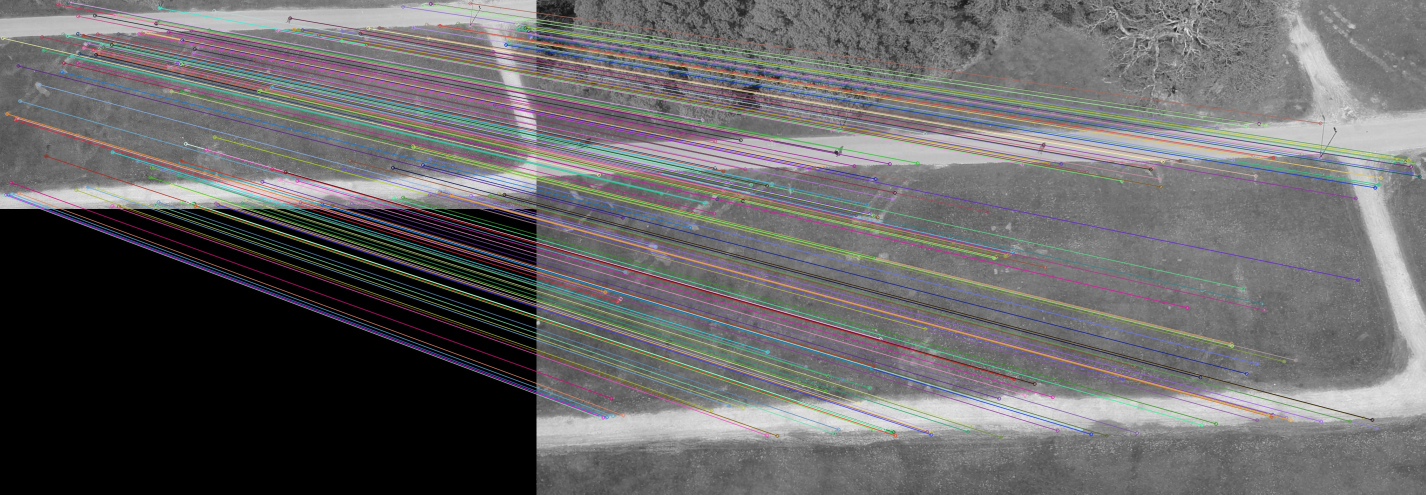
#> input picture common_sift_matching.jpg, 2851 x 989 px, given in place of the camera (shown at 1/2 size)
$ python basic_tracking.py   (older library calls are emulated)
#> lines starting #> are read from the running program, lines starting #| are printed output that depends on the picture
import cv2
import numpy as np
import imutils

capture = cv2.VideoCapture(1) # real_drone_feed.mp4

# cv2.namedWindow('main', cv2.WINDOW_NORMAL)
first_frame = None
frame_count = 0
while capture.isOpened():
    ret, frame_c = capture.read()
#> frame_c is the input picture: shape (989, 2851, 3); mean B, G, R 103, 102.1, 103.4
    frame_c = cv2.resize(frame_c, (300,300))
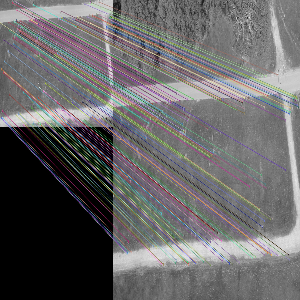
#> frame_c: shape (300, 300, 3); mean B, G, R 102.9, 102, 103.3
    frame = cv2.cvtColor(frame_c, cv2.COLOR_BGR2GRAY)
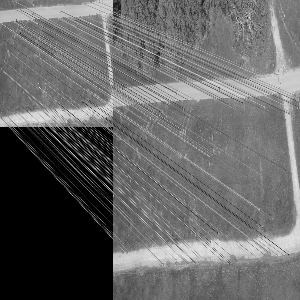
#> frame: shape (300, 300); min 0, max 234, mean 102.5
    frame = cv2.GaussianBlur(frame, (35,35),0)
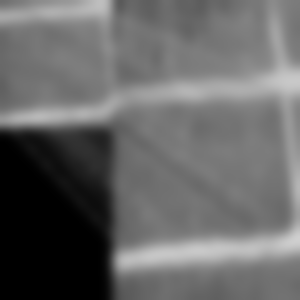
#> frame: shape (300, 300); min 0, max 207, mean 102.5

    cv2.imshow('Feed (Gray)', frame)

    if frame_count % 100 == 0 or first_frame is None:
        first_frame = frame

    frame_delta = cv2.absdiff(first_frame, frame)
#> frame_delta: shape (300, 300); every value is 0
    cv2.imshow('Frame delta', frame_delta)

    threshold = cv2.threshold(frame_delta, 25, 255, cv2.THRESH_BINARY)[1]
    threshold = cv2.dilate(threshold, None, iterations=2) #dilate the image to fill holes
    cv2.imshow('Threshold', threshold)

    contours = cv2.findContours(threshold.copy(), cv2.RETR_EXTERNAL, cv2.CHAIN_APPROX_SIMPLE)
#> contours = 0 contours
    contours = contours[0] if imutils.is_cv2() else contours[1]
#> contours = []

    for cnt in contours:
        if cv2.contourArea(cnt) < 500:
            continue
        (x,y,w,h) = cv2.boundingRect(cnt)
        cv2.rectangle(frame_c, (x,y), (x+w,y+h), (0,255,0), 2)
#> this loop made 0 passes

    cv2.imshow("Tracking",frame_c)

    frame_count += 1

    if cv2.waitKey(1) & 0xFF == ord('q'):
#> (key q is pressed here)
        break

# out.release()
capture.release()
cv2.destroyAllWindows()

$ run again, on real_target_common.jpg
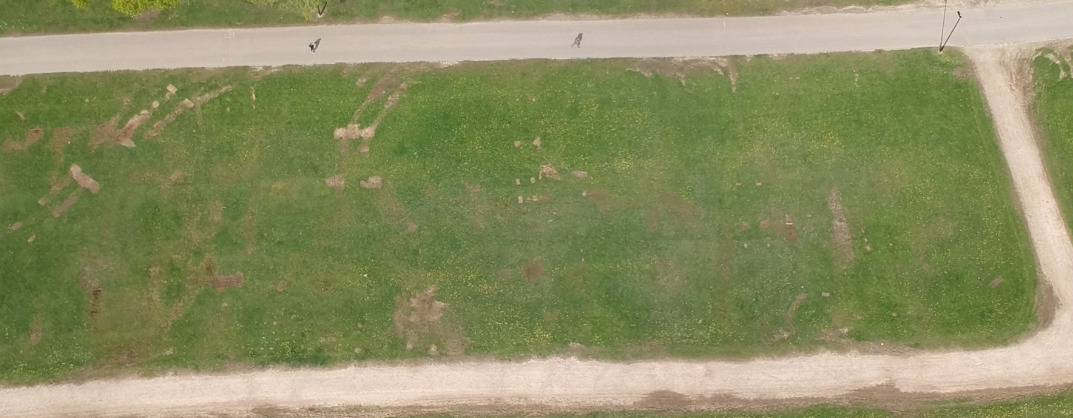
#> input picture real_target_common.jpg, 1073 x 418 px, given in place of the camera
#> frame_c is the input picture: shape (418, 1073, 3); mean B, G, R 97.7, 141.2, 137.8
#> `frame_c = cv2.resize(frame_c, (300,300))`:
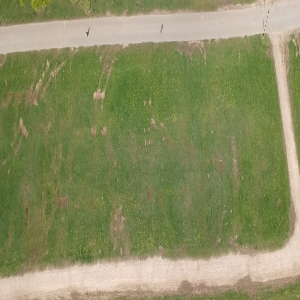
#> frame_c: shape (300, 300, 3); mean B, G, R 97.5, 141.1, 137.7
#> `frame = cv2.GaussianBlur(frame, (35,35),0)`:
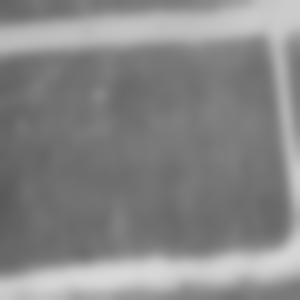
#> frame: shape (300, 300); min 89, max 216, mean 135.1
#> frame_delta: shape (300, 300); every value is 0
#> `contours = cv2.findContours(threshold.copy(), cv2.RETR_EXTERNAL, cv2.C..`: contours = 0 contours
#> `contours = contours[0] if imutils.is_cv2() else contours[1]`: contours = []

$ run again, on fake_target.png
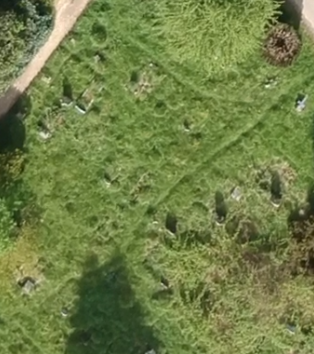
#> input picture fake_target.png, 314 x 354 px, given in place of the camera
#> frame_c is the input picture: shape (354, 314, 3); mean B, G, R 71.4, 127.5, 112.6
#> `frame_c = cv2.resize(frame_c, (300,300))`:
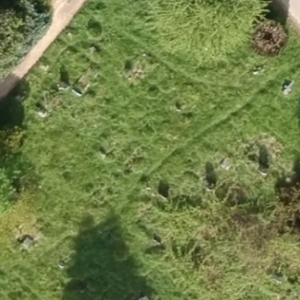
#> frame_c: shape (300, 300, 3); mean B, G, R 71.3, 127.4, 112.4
#> `frame = cv2.GaussianBlur(frame, (35,35),0)`:
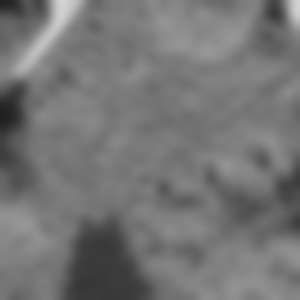
#> frame: shape (300, 300); min 32, max 210, mean 116.5
#> frame_delta: shape (300, 300); every value is 0
#> `contours = cv2.findContours(threshold.copy(), cv2.RETR_EXTERNAL, cv2.C..`: contours = 0 contours
#> `contours = contours[0] if imutils.is_cv2() else contours[1]`: contours = []

$ run again, on landing_scene_common.png
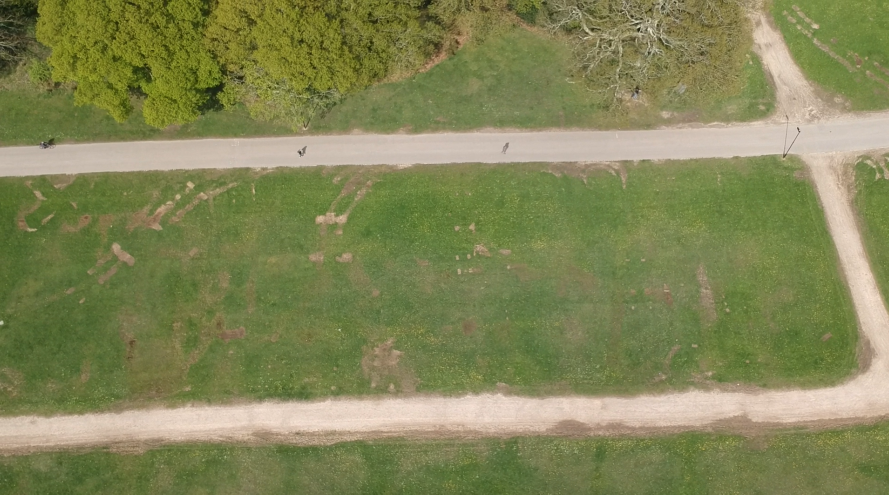
#> input picture landing_scene_common.png, 1778 x 989 px, given in place of the camera (shown at 1/2 size)
#> frame_c is the input picture: shape (989, 1778, 3); mean B, G, R 86.2, 133.6, 129.9
#> `frame_c = cv2.resize(frame_c, (300,300))`:
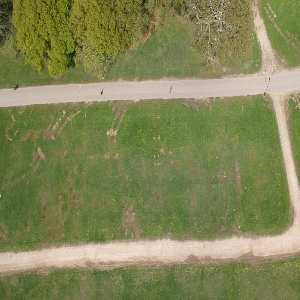
#> frame_c: shape (300, 300, 3); mean B, G, R 86.1, 133.5, 129.8
#> `frame = cv2.GaussianBlur(frame, (35,35),0)`:
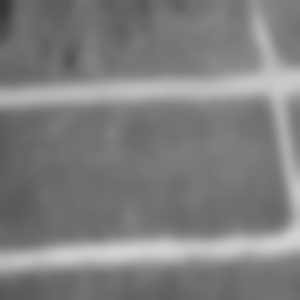
#> frame: shape (300, 300); min 52, max 211, mean 127
#> frame_delta: shape (300, 300); every value is 0
#> `contours = cv2.findContours(threshold.copy(), cv2.RETR_EXTERNAL, cv2.C..`: contours = 0 contours
#> `contours = contours[0] if imutils.is_cv2() else contours[1]`: contours = []
